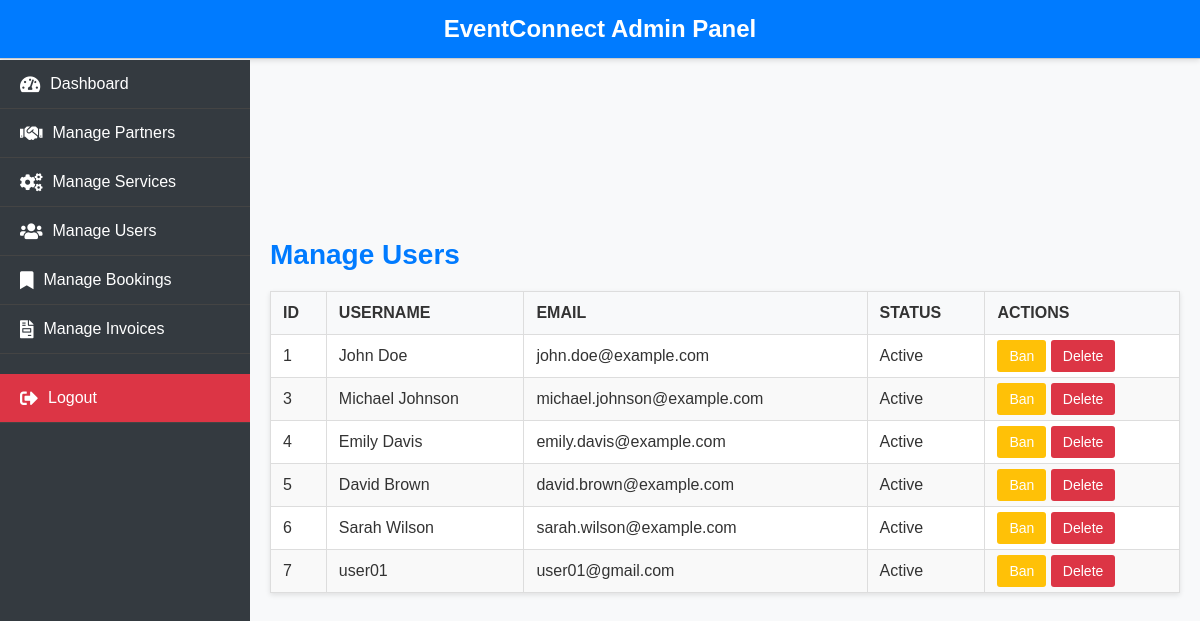
The page /manage_users.php (signed in) on the database its author committed.
### tables this page shows
CREATE TABLE `users` (
  `id` int(11) NOT NULL,
  `first_name` varchar(255) DEFAULT NULL,
  `last_name` varchar(255) DEFAULT NULL,
  `username` varchar(255) NOT NULL,
  `email` varchar(255) NOT NULL,
  `password` varchar(255) NOT NULL,
  `status` enum('active','banned') DEFAULT 'active',
  `reg_date` timestamp NOT NULL DEFAULT current_timestamp()
);

### manage_users.php (the view, shortened to what this page needs)
<?php
require('db_config.php');
?>
<!DOCTYPE html>
<html lang="en">
<head>
</head>
<body>
<?php include('sidebar.php'); ?>
    <div class="content">
        <h3>Manage Users</h3>
        <table>
            <thead>
                <tr>
                    <th>ID</th>
                    <th>Username</th>
                    <th>Email</th>
                    <th>Status</th>
                    <th>Actions</th>
                </tr>
            </thead>
            <tbody>
                <?php
                $query = "SELECT * FROM users";
                $result = $con->query($query);
                while ($row = $result->fetch_assoc()) {
                    $status = $row['status'] === 'banned' ? 'Banned' : 'Active';
                    $banAction = $row['status'] === 'banned'
                                 ? "<a href='?unban_id=" . $row['id'] . "' class='action-btn unban-btn'>Unban</a>"
                                 : "<a href='?ban_id=" . $row['id'] . "' class='action-btn ban-btn'>Ban</a>";
                    echo "<tr>
                            <td>" . htmlspecialchars($row['id']) . "</td>
                            <td>" . htmlspecialchars($row['username']) . "</td>
                            <td>" . htmlspecialchars($row['email']) . "</td>
                            <td>" . htmlspecialchars($status) . "</td>
                            <td>
                                $banAction
                                <a href='?delete_id=" . $row['id'] . "' class='action-btn delete-btn' onclick='return confirmDeletion(" . htmlspecialchars($row['id']) . ");'>Delete</a>
                            </td>
                        </tr>";
                }
                ?>
            </tbody>
        </table>
    </div>
</body>
</html>

### sidebar.php (shortened to what this page needs)
<!DOCTYPE html>
<html lang="en">
<head>
    <link rel="stylesheet" href="https://cdnjs.cloudflare.com/ajax/libs/font-awesome/5.15.4/css/all.min.css">
</head>
<body>
    <header>
        EventConnect Admin Panel
    </header>
    <div class="sidebar">
        <ul>
            <li>
                <a class="nav-link" href="dashboard.php">
                    <i class="fas fa-tachometer-alt"></i> Dashboard
                </a>
            </li>
            <li>
                <a class="nav-link" href="manage_partners.php">
                    <i class="fas fa-handshake"></i> Manage Partners
                </a>
            </li>
            <li>
                <a class="nav-link" href="manage_services.php">
                    <i class="fas fa-cogs"></i> Manage Services
                </a>
            </li>
            <li>
                <a class="nav-link" href="manage_users.php">
                    <i class="fas fa-users"></i> Manage Users
                </a>
            </li>
            <li>
                <a class="nav-link" href="manage_bookings.php">
                    <i class="fas fa-bookmark"></i> Manage Bookings
                </a>
            </li>
            <li>
                <a class="nav-link" href="manage_invoices.php">
                    <i class="fas fa-file-invoice"></i> Manage Invoices
                </a>
            </li>
            <li>
                <a class="nav-link logout" href="index.php?logout=true">
                    <i class="fas fa-sign-out-alt"></i> Logout
                </a>
            </li>
        </ul>
    </div>
    <div class="content">
    </div>
</body>
</html>

### manage_users.php (style rules this page uses)
body { margin: 0; font-family: 'Roboto', Arial, sans-serif; background-color: #f9f9f9; color: #333; }
header { background-color: #007bff; color: white; padding: 15px; text-align: center; font-size: 24px; font-weight: bold; border-bottom: 1px solid #ccc; }
.sidebar { width: 250px; background-color: #343a40; height: 100vh; position: fixed; top: 0; left: 0; overflow-y: auto; color: white; }
.sidebar .nav-link { display: block; padding: 15px 20px; text-decoration: none; color: white; border-bottom: 1px solid #495057; transition: background-color 0.3s, color 0.3s; }
.sidebar .nav-link.logout { background-color: #dc3545; }
.content { margin-left: 250px; padding: 20px; }
table { width: 100%; border-collapse: collapse; margin: 20px 0; background: white; box-shadow: 0px 2px 5px rgba(0, 0, 0, 0.1); }
table th, table td { border: 1px solid #ddd; padding: 12px; text-align: left; }
table th { background-color: #f8f9fa; font-weight: bold; text-transform: uppercase; }
table tr:nth-child(even) { background-color: #f9f9f9; }
.action-btn { padding: 8px 12px; text-decoration: none; color: white; border-radius: 3px; font-size: 14px; }
.delete-btn { background-color: #dc3545; }
.ban-btn { background-color: #ffc107; }
.content h3 { margin-top: 0; font-size: 28px; color: #007bff; }

### sidebar.php (style rules this page uses)
* { margin: 0; padding: 0; box-sizing: border-box; }
body { font-family: Arial, sans-serif; background-color: #f8f9fa; }
header { background-color: #007bff; color: white; padding: 15px; text-align: center; font-size: 24px; font-weight: bold; box-shadow: 0px 2px 5px rgba(0, 0, 0, 0.1); }
.sidebar { width: 250px; background-color: #343a40; color: white; height: 100vh; position: fixed; top: 60px; left: 0; overflow-y: auto; transition: all 0.3s ease; }
.sidebar ul { list-style: none; padding: 0; margin: 0; }
.sidebar .nav-link { display: flex; align-items: center; padding: 15px 20px; text-decoration: none; color: white; border-bottom: 1px solid #444; transition: background-color 0.3s, color 0.3s; font-size: 16px; }
.sidebar .nav-link i { margin-right: 10px; font-size: 18px; }
.sidebar .nav-link.logout { background-color: #dc3545; margin-top: 20px; }
.content { margin-left: 250px; padding: 20px; margin-top: 60px; }
.content h3 { color: #007bff; margin-bottom: 10px; }

### rows shown on the page
users: id "1", username "John Doe", email "john.doe@example.com", status "Active"
users: id "3", username "Michael Johnson", email "michael.johnson@example.com", status "Active"
users: id "4", username "Emily Davis", email "emily.davis@example.com", status "Active"
users: id "5", username "David Brown", email "david.brown@example.com", status "Active"
users: id "6", username "Sarah Wilson", email "sarah.wilson@example.com", status "Active"
users: id "7", username "user01", email "user01@gmail.com", status "Active"
